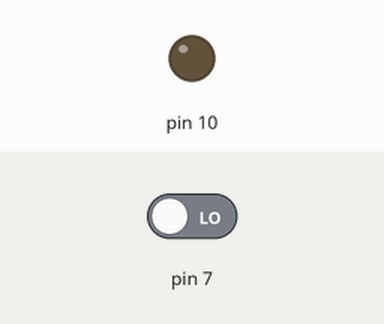
Simulated run of this sketch. Board: Arduino Uno, built with avr-gcc and run on an emulated ATmega328P. Shown: output pins drawn as LEDs (lit = HIGH). The inputs (shaded band) are chosen by the test bench; at power-on: pin 7 LOW.

Above: at 1.2 s.
1.3 s: pin 7 driven HIGH
At 2.0 s:
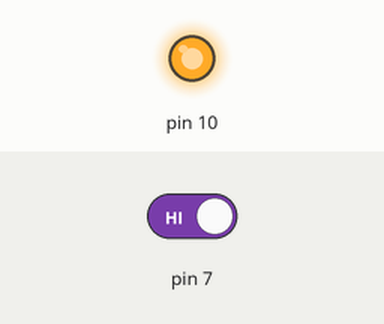
2.9 s: pin 7 driven LOW
At 4.4 s:
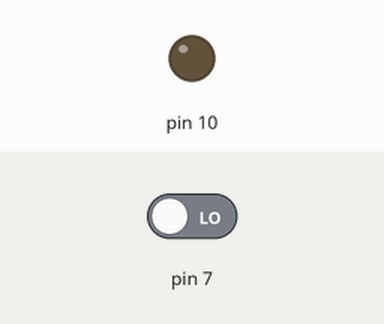
Timing chart, 0 to 5.9 s (numbered marks = the images above; inputs shaded):
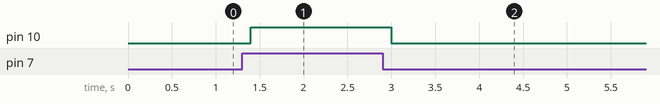

The sketch:

Led_com_botao_2.ino
```cpp
void setup() {
  // put your setup code here, to run once:
pinMode(10, OUTPUT);
pinMode(7,INPUT);

}

void loop() {
  // put your main code here, to run repeatedly:

int estadobotao;
estadobotao = digitalRead(7);

digitalWrite(10, estadobotao);

delay(200);

}
```

Measured:
- after the input at 1.3 s, pin 10: LOW → HIGH after 0.10 s
- after the input at 2.9 s, pin 10: HIGH → LOW after 0.10 s
